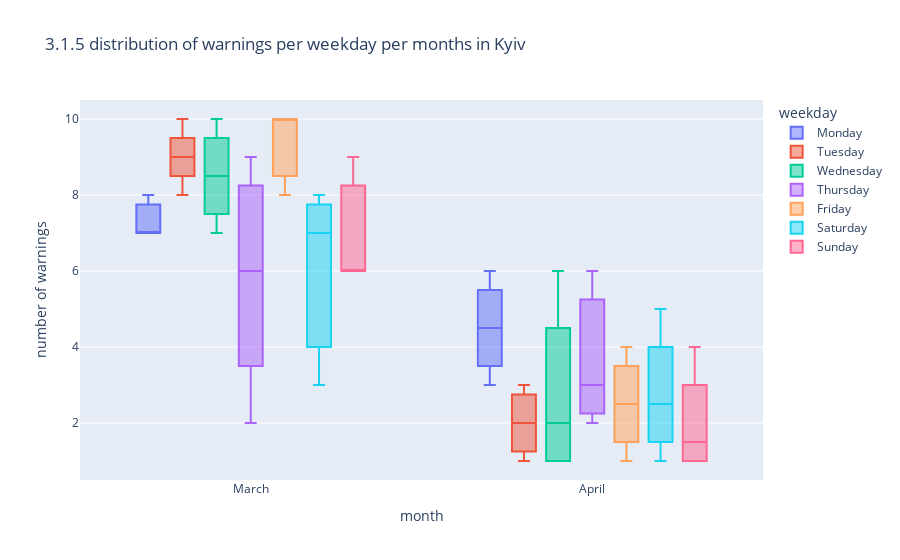

This figure's notebook cell:
### Markdown cell above
#### 3.1.5 Distribution of warnings per weekday per months

### Code cell
# selecting
weekday = df_region[['weekday_num', 'weekday', 'unique_warning', 'month', 'month_num', 'war_day']] # addedwarday
# grouping 1
weekday = weekday.groupby(by=['month_num', 'month','weekday_num', 'weekday', 'war_day']).sum()
weekday = weekday.reset_index()
# printing
weekday['number of warnings'] = weekday['unique_warning']
weekday_boxplot = px.box(weekday, x='month' ,y="number of warnings", color="weekday", 
                        title=f'3.1.5 distribution of warnings per weekday per months in {region}')
weekday_boxplot.show()

### Figure 1 — Plotly figure (JSON) as saved in the notebook; plotly's stock layout.template omitted (floating-point values rounded to 4 significant figures)
{"data": [{"alignmentgroup": "True", "hovertemplate": "weekday=Monday<br>month=%{x}<br>number of warnings=%{y}<extra></extra>", "legendgroup": "Monday", "marker": {"color": "#636efa"}, "name": "Monday", "notched": false, "offsetgroup": "Monday", "orientation": "v", "showlegend": true, "type": "box", "x": ["March", "March", "March", "April", "April", "April", "April"], "x0": " ", "xaxis": "x", "y": [8, 7, 7, 5, 3, 6, 4], "y0": " ", "yaxis": "y"}, {"alignmentgroup": "True", "hovertemplate": "weekday=Tuesday<br>month=%{x}<br>number of warnings=%{y}<extra></extra>", "legendgroup": "Tuesday", "marker": {"color": "#EF553B"}, "name": "Tuesday", "notched": false, "offsetgroup": "Tuesday", "orientation": "v", "showlegend": true, "type": "box", "x": ["March", "March", "March", "March", "April", "April", "April"], "x0": " ", "xaxis": "x", "y": [9, 9, 10, 8, 3, 2, 1], "y0": " ", "yaxis": "y"}, {"alignmentgroup": "True", "hovertemplate": "weekday=Wednesday<br>month=%{x}<br>number of warnings=%{y}<extra></extra>", "legendgroup": "Wednesday", "marker": {"color": "#00cc96"}, "name": "Wednesday", "notched": false, "offsetgroup": "Wednesday", "orientation": "v", "showlegend": true, "type": "box", "x": ["March", "March", "March", "March", "April", "April", "April", "April"], "x0": " ", "xaxis": "x", "y": [8, 9, 10, 7, 6, 1, 3, 1], "y0": " ", "yaxis": "y"}, {"alignmentgroup": "True", "hovertemplate": "weekday=Thursday<br>month=%{x}<br>number of warnings=%{y}<extra></extra>", "legendgroup": "Thursday", "marker": {"color": "#ab63fa"}, "name": "Thursday", "notched": false, "offsetgroup": "Thursday", "orientation": "v", "showlegend": true, "type": "box", "x": ["March", "March", "March", "March", "March", "April", "April", "April"], "x0": " ", "xaxis": "x", "y": [8, 2, 9, 6, 4, 3, 6, 2], "y0": " ", "yaxis": "y"}, {"alignmentgroup": "True", "hovertemplate": "weekday=Friday<br>month=%{x}<br>number of warnings=%{y}<extra></extra>", "legendgroup": "Friday", "marker": {"color": "#FFA15A"}, "name": "Friday", "notched": false, "offsetgroup": "Friday", "orientation": "v", "showlegend": true, "type": "box", "x": ["March", "March", "March", "April", "April", "April", "April"], "x0": " ", "xaxis": "x", "y": [10, 10, 8, 1, 3, 4, 2], "y0": " ", "yaxis": "y"}, {"alignmentgroup": "True", "hovertemplate": "weekday=Saturday<br>month=%{x}<br>number of warnings=%{y}<extra></extra>", "legendgroup": "Saturday", "marker": {"color": "#19d3f3"}, "name": "Saturday", "notched": false, "offsetgroup": "Saturday", "orientation": "v", "showlegend": true, "type": "box", "x": ["March", "March", "March", "April", "April", "April", "April"], "x0": " ", "xaxis": "x", "y": [8, 7, 3, 2, 1, 5, 3], "y0": " ", "yaxis": "y"}, {"alignmentgroup": "True", "hovertemplate": "weekday=Sunday<br>month=%{x}<br>number of warnings=%{y}<extra></extra>", "legendgroup": "Sunday", "marker": {"color": "#FF6692"}, "name": "Sunday", "notched": false, "offsetgroup": "Sunday", "orientation": "v", "showlegend": true, "type": "box", "x": ["March", "March", "March", "April", "April", "April", "April"], "x0": " ", "xaxis": "x", "y": [6, 6, 9, 4, 1, 1, 2], "y0": " ", "yaxis": "y"}], "layout": {"boxmode": "group", "legend": {"title": {"text": "weekday"}, "tracegroupgap": 0}, "title": {"text": "3.1.5 distribution of warnings per weekday per months in Kyiv"}, "xaxis": {"anchor": "y", "domain": [0, 1], "title": {"text": "month"}}, "yaxis": {"anchor": "x", "domain": [0, 1], "title": {"text": "number of warnings"}}}}
